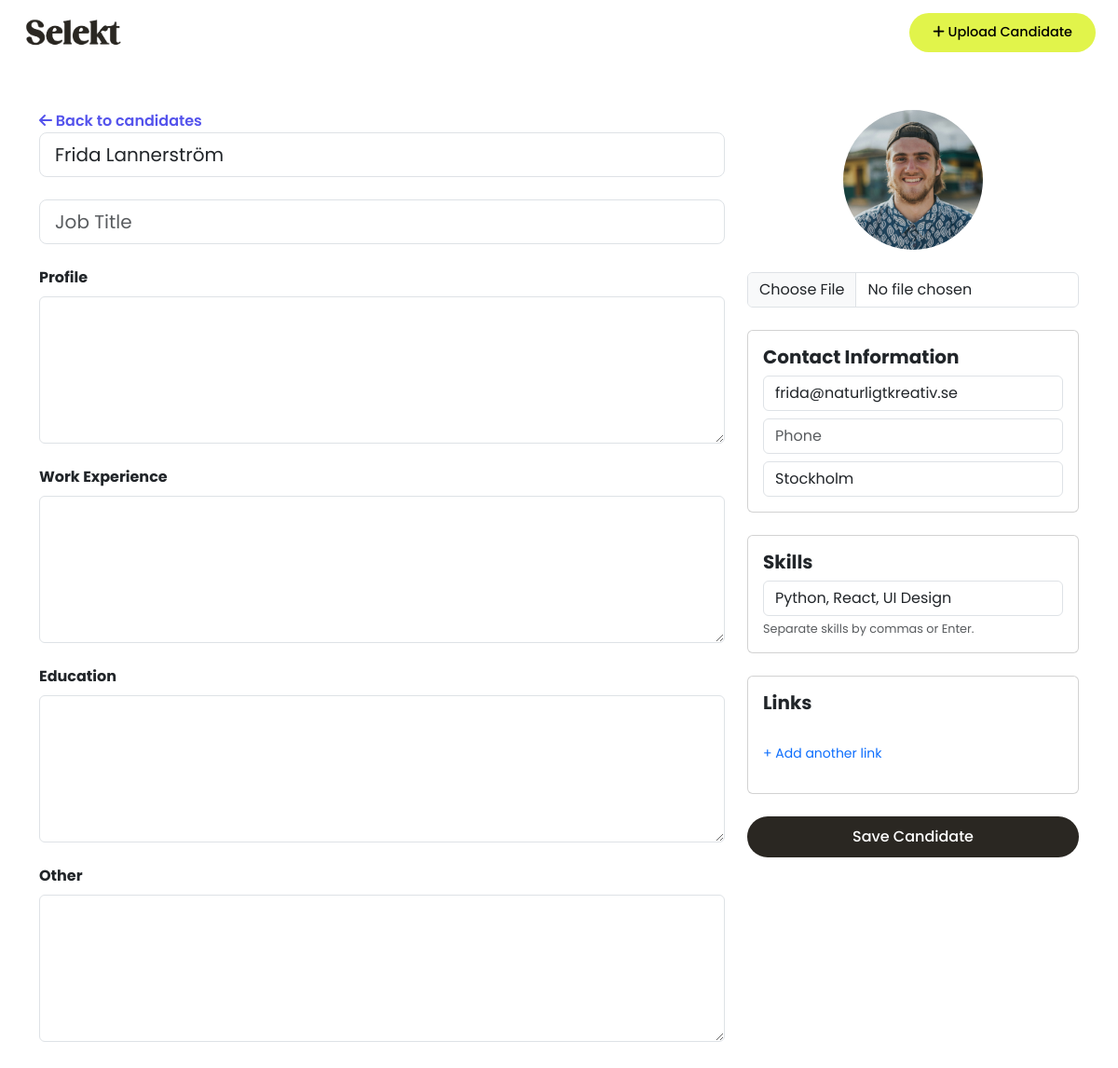
/candidates/9/edit/ (signed in), run on the app's committed database.
### candidates/models.py (models this page shows, shortened)
class Candidate(models.Model):
    user = models.ForeignKey(User, on_delete=models.CASCADE)
    name = models.CharField(max_length=100)
    email = models.EmailField()
    phone_number = models.CharField(max_length=20, blank=True)
    job_title = models.CharField(max_length=100, blank=True)
    profile_summary = models.TextField(blank=True)
    work_experience = models.TextField(blank=True)
    education = models.TextField(blank=True)
    location = models.CharField(max_length=100, blank=True)
    links = models.CharField(max_length=255, blank=True, help_text="e.g. LinkedIn, GitHub URLs")
    profile_image = models.ImageField(upload_to='profile_images/', blank=True, null=True)
    other = models.TextField(blank=True)
    notes = models.TextField(blank=True)
    top_skills = models.CharField(
        max_length=255,
        blank=True,
        help_text="Write top skills separated by commas (e.g. Communication, Leadership, SQL)"
    )
    uploaded_at = models.DateTimeField(auto_now_add=True)

### candidates/views.py (the view, shortened to what this page needs)
# urls.py: path('<int:pk>/edit/', views.CandidateUpdateView.as_view(), name='candidate_edit'),  # Redigera kandidat
class CandidateUpdateView(UpdateView):
    model = Candidate
    fields = [
            'name', 'email', 'phone_number', 'job_title', 'profile_summary',
            'work_experience', 'education', 'location', 'links',
            'profile_image', 'other', 'notes', 'top_skills'
        ]
    template_name = 'candidate-form.html'
    def get_object(self, queryset=None):
        obj = super().get_object(queryset)
        if obj.user != self.request.user:
            raise Http404("This candidate does not belong to you.")
        return obj

### templates/candidate-form.html (shortened to what this page needs)
{% extends 'base.html' %}
{% load static %}
{% block content %}
<div class="container py-5">
  <form method="post" enctype="multipart/form-data">
    <div class="row">
      <div class="col-md-8">
        <a href="{% url 'dashboard' %}" class="base-link"><i class="fa-solid fa-arrow-left"></i> Back to candidates</a>
        <div class="mb-4">
          <input type="text" name="name" class="form-control form-control-lg" placeholder="Name" value="{{ form.name.value|default_if_none:'' }}">
        </div>
        <div class="mb-4">
          <input type="text" name="job_title" class="form-control form-control-lg" placeholder="Job Title" value="{{ form.job_title.value|default_if_none:'' }}">
        </div>
        <div class="mb-4">
          <label class="form-label fw-bold">Profile</label>
          <textarea id="profile_summary" name="profile_summary" class="form-control wysiwyg" rows="6">{{ form.profile_summary.value|default_if_none:'' }}</textarea>
        </div>
        <div class="mb-4">
          <label class="form-label fw-bold">Work Experience</label>
          <textarea id="work_experience" name="work_experience" class="form-control wysiwyg" rows="6">{{ form.work_experience.value|default_if_none:'' }}</textarea>
        </div>
        <div class="mb-4">
          <label class="form-label fw-bold">Education</label>
          <textarea id="education" name="education" class="form-control wysiwyg" rows="6">{{ form.education.value|default_if_none:'' }}</textarea>
        </div>
        <div class="mb-4">
          <label class="form-label fw-bold">Other</label>
          <textarea id="other" name="other" class="form-control wysiwyg" rows="6">{{ form.other.value|default_if_none:'' }}</textarea>
        </div>
      </div>
      <div class="col-md-4">
        <div class="text-center mb-4">
          {% if form.instance.profile_image %}
            <img src="{{ form.instance.profile_image.url }}" class="rounded-circle mb-3" style="width: 150px; height: 150px; object-fit: cover;">
          {% else %}
            <img src="{% static 'media/images/user-pic.png' %}" class="rounded-circle mb-3" style="width: 150px; height: 150px; object-fit: cover;">
          {% endif %}
          <input type="file" name="profile_image" class="form-control mt-2">
        </div>
        <div class="card p-3 mb-4">
          <h5 class="card-title fw-bold">Contact Information</h5>
          <input type="email" name="email" class="form-control mb-2" placeholder="Email" value="{{ form.email.value|default_if_none:'' }}">
          <input type="text" name="phone_number" class="form-control mb-2" placeholder="Phone" value="{{ form.phone_number.value|default_if_none:'' }}">
          <input type="text" name="location" class="form-control" placeholder="Location" value="{{ form.location.value|default_if_none:'' }}">
        </div>
        <div class="card p-3 mb-4">
          <h5 class="card-title fw-bold">Skills</h5>
          <input id="top_skills" name="top_skills" class="form-control" value="{{ form.top_skills.value|default_if_none:'' }}">
          <small class="text-muted mt-1 d-block">Separate skills by commas or Enter.</small>
        </div>
        <div class="card p-3 mb-4">
          <h5 class="card-title fw-bold">Links</h5>
          <p class="mt-2 small text-primary" style="cursor:pointer;" onclick="showAddLinkForm()">+ Add another link</p>
        </div>
        <div class="d-grid">
          <button type="submit" class="btn button-base scn-button">Save Candidate</button>
        </div>
      </div>
    </div>
  </form>
</div>
{% endblock %}

### static/css/style.css (style rules this page uses)
body, .index-body, .auth-body { font-family: 'Poppins', sans-serif; }
.text-muted { color: grey; font-size: 0.8rem; font-family: 'Poppins', sans-serif; }
.button-base { border-radius: 100px; padding: 10px 25px; font-weight: 500; display: inline-block; text-decoration: none; border: none; font-family: 'Poppins', sans-serif; }
.scn-button { background-color: #2A2722; color: white; }
.base-link { text-decoration: none; color: #5453EC; font-weight: 600; }

### data on the page
Candidate: name "Frida Lannerström", instance.profile_image (picture), email "frida@naturligtkreativ.se", location "Stockholm", top_skills "Python, React, UI Design"
